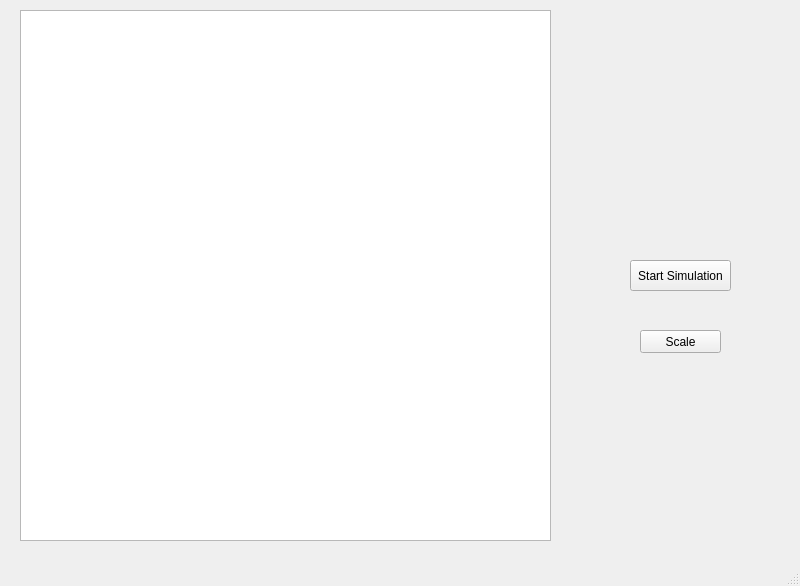
<?xml version="1.0" encoding="UTF-8"?>
<ui version="4.0">
 <class>MainWindow</class>
 <widget class="QMainWindow" name="MainWindow">
  <property name="enabled">
   <bool>true</bool>
  </property>
  <property name="geometry">
   <rect>
    <x>0</x>
    <y>0</y>
    <width>800</width>
    <height>586</height>
   </rect>
  </property>
  <property name="windowTitle">
   <string>MainWindow</string>
  </property>
  <widget class="QWidget" name="centralwidget">
   <widget class="QGraphicsView" name="graphicsView">
    <property name="geometry">
     <rect>
      <x>20</x>
      <y>10</y>
      <width>531</width>
      <height>531</height>
     </rect>
    </property>
   </widget>
   <widget class="QPushButton" name="startButton">
    <property name="geometry">
     <rect>
      <x>630</x>
      <y>260</y>
      <width>101</width>
      <height>31</height>
     </rect>
    </property>
    <property name="text">
     <string>Start Simulation</string>
    </property>
   </widget>
   <widget class="QPushButton" name="escalar">
    <property name="geometry">
     <rect>
      <x>640</x>
      <y>330</y>
      <width>81</width>
      <height>23</height>
     </rect>
    </property>
    <property name="text">
     <string>Scale</string>
    </property>
   </widget>
  </widget>
  <widget class="QMenuBar" name="menubar">
   <property name="geometry">
    <rect>
     <x>0</x>
     <y>0</y>
     <width>800</width>
     <height>21</height>
    </rect>
   </property>
  </widget>
  <widget class="QStatusBar" name="statusbar"/>
 </widget>
 <resources/>
 <connections/>
</ui>
